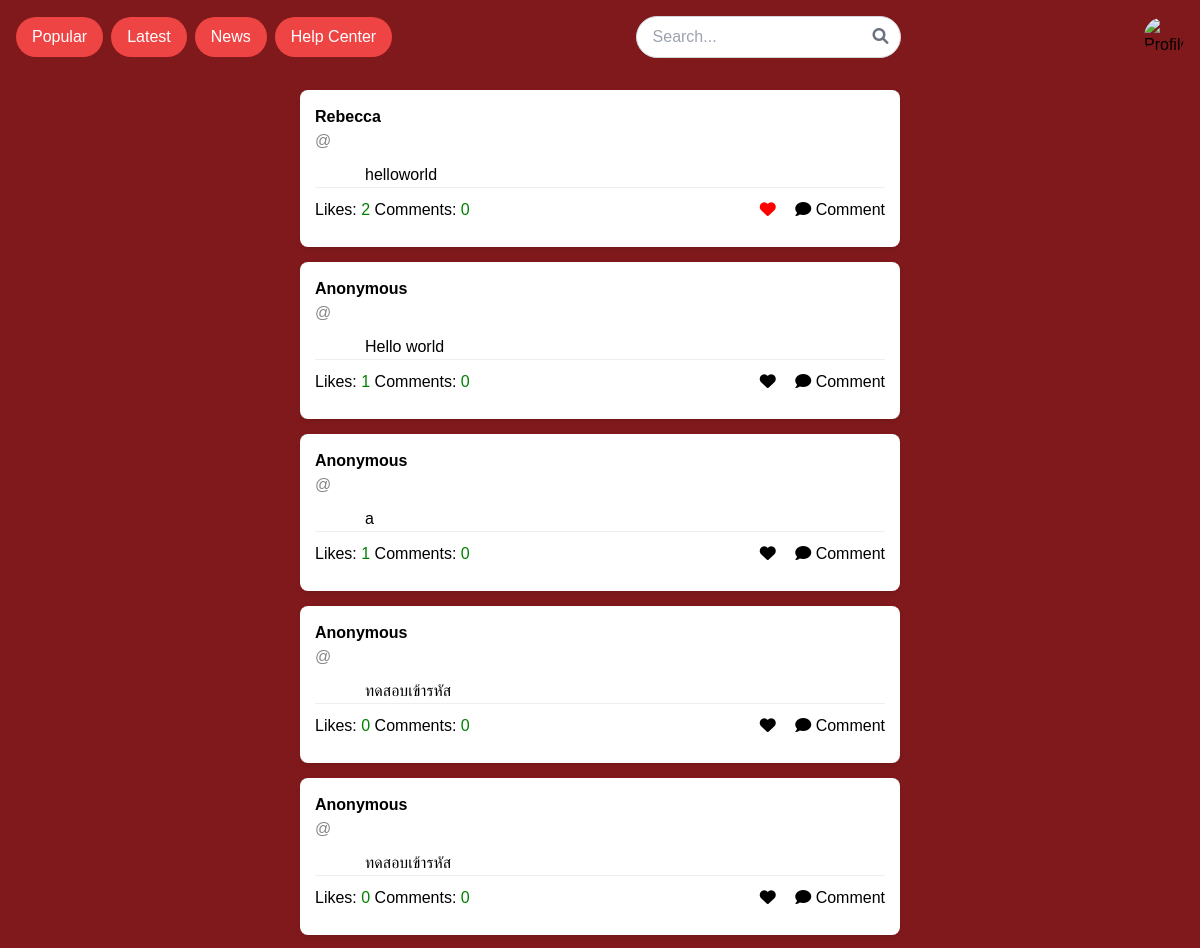
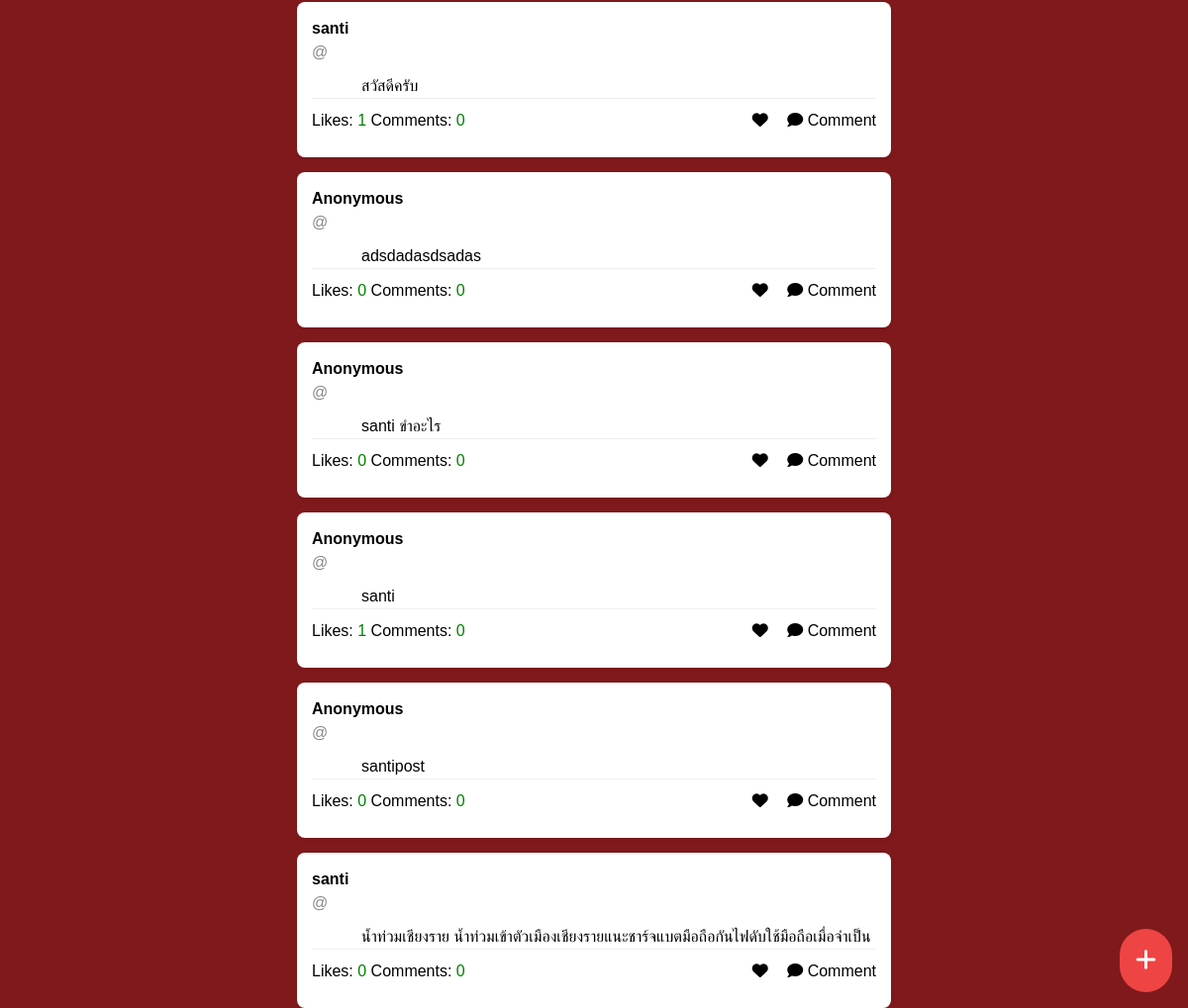
/tweet/new/ (signed in), run on the app's committed database (2 pictures, top to bottom).
### core/models.py (models this page shows, shortened)
class Tweet(models.Model):
    author = models.ForeignKey(User, on_delete=models.CASCADE)
    handle = models.CharField(max_length=100)
    content = models.TextField()
    likes = models.ManyToManyField(User, related_name='tweet_likes', blank=True)
    comment_count = models.IntegerField(default=0)
    anonymous = models.BooleanField(default=False) # !! anonymouse M P!!
    created_at = models.DateTimeField(auto_now_add=True)

### core/views.py (the view)
# urls.py: path('tweet/new/', views.create_tweet, name='create_tweet'),
@login_required
def create_tweet(request):
    if request.method == 'POST':
        form = TweetForm(request.POST)
        if form.is_valid():
            tweet = form.save(commit=False)
            tweet.author = request.user
            tweet.save()
            return redirect('create_tweet')  # หรือคุณสามารถเปลี่ยนเป็นหน้าอื่น เช่น 'home' หรือ 'all_tweet'
    else:
        form = TweetForm()
        tweets = Tweet.objects.all()  # ดึงทวีตทั้งหมดเพื่อแสดงในหน้า
    return render(request, 'core/all_tweets.html', {'form': form, 'tweets': tweets})

### core/forms.py
class TweetForm(forms.ModelForm):
    class Meta:
        model = Tweet
        fields = ['content', 'anonymous']
        widgets = {
            'content': forms.Textarea(attrs={'class': 'ckeditor'}),
            'anonymous': forms.CheckboxInput(attrs={'class': 'form-checkbox'}),
        }
        labels = {
            'anonymous': 'Post as Anonymous',
        }

### theme/templates/core/all_tweets.html (shortened to what this page needs)
{% extends 'core/base.html' %}
{% block content %}
<div class="posts-container" style="display: flex; flex-direction: column; align-items: center; gap: 15px;">
  {% for tweet in tweets %}
    <div class="post-card" style="width: 100%; max-width: 600px; background-color: white; border-radius: 8px; box-shadow: 0 2px 4px rgba(0, 0, 0, 0.1); padding: 15px;">
        <div class="post-header" style="display: flex; align-items: center; gap: 10px;">
            <div class="post-author-info">
                <strong>{% if not tweet.anonymous %}{{ tweet.author.username }}{% else %}Anonymous{% endif %}</strong>
                <div class="post-handle" style="color: #888;">@{{ tweet.handle }}</div>
            </div>
        </div>
        <div class="post-content" style="margin-top: 10px; padding-left: 50px;">
            <p>{{ tweet.content }}</p>
        </div>
        <div class="post-actions" style="display: flex; justify-content: space-between; padding: 10px 0; border-top: 1px solid #eee;">
            <div>
                <span>Likes: </span><span id="likes-{{ tweet.id }}" data-number="{{ tweet.likes.count }}">{{ tweet.likes.count }}</span>
                <span>Comments: </span><span id="comments-{{ tweet.id }}" data-number="{{ tweet.comment_count }}">{{ tweet.comment_count }}</span>
            </div>
            <div>
                <form id="like-form-{{ tweet.id }}" method="POST" action="{% url 'like_tweet' tweet.id %}" style="display:inline;">
                    <span id="like-icon-{{ tweet.id }}" class="like-icon" style="cursor: pointer;" onclick="likeTweet({{ tweet.id }})">
                        {% if user in tweet.likes.all %}
                        <i class="fa fa-heart" style="color:red;"></i>
                        {% else %}
                        <i class="fa fa-heart" style="color:black;"></i>
                        {% endif %}
                    </span>
                </form>
                <a href="{% url 'tweet_detail' tweet.id %}" style="text-decoration: none; color: inherit; margin-left: 15px;">
                    <i class="fa fa-comment"></i> Comment
                </a>
            </div>
        </div>
    </div>
  {% empty %}
  <div>No tweets yet.</div>
  {% endfor %}
</div>
<button class="fixed bottom-4 right-4 bg-red-500 text-white p-4 rounded-full text-2xl" onclick="togglePopup()">
    <i class="fas fa-plus"></i>
</button>
{% endblock %}

### core/static/css/styles.css (style rules this page uses)
.green { color: green; }
body { font-family: sans-serif; margin: 0; padding: 0; background-color: #f8f8f8; }

### data on the page
Tweet: author.username "Rebecca", content "helloworld", likes.count "2", comment_count "0"
Tweet: anonymous "Anonymous", content "Hello world", likes.count "1", comment_count "0"
Tweet: anonymous "Anonymous", content "a", likes.count "1", comment_count "0"
Tweet: anonymous "Anonymous", content "ทดสอบเข้ารหัส", likes.count "0", comment_count "0"
Tweet: anonymous "Anonymous", content "ทดสอบเข้ารหัส", likes.count "0", comment_count "0"
Tweet: author.username "santi", content "สวัสดีครับ", likes.count "1", comment_count "0"
Tweet: anonymous "Anonymous", content "adsdadasdsadas", likes.count "0", comment_count "0"
Tweet: anonymous "Anonymous", content "santi ขำอะไร", likes.count "0", comment_count "0"
Tweet: anonymous "Anonymous", content "santi", likes.count "1", comment_count "0"
Tweet: anonymous "Anonymous", content "santipost", likes.count "0", comment_count "0"
Tweet: author.username "santi", content "น้ำท่วมเชียงราย น้ำท่วมเข้าตัวเมืองเชียงรายแนะชาร์จแบตมือถือกันไฟดับใช้มือถือเมื่อจำเป็น", likes.count "0", comment_count "0"
